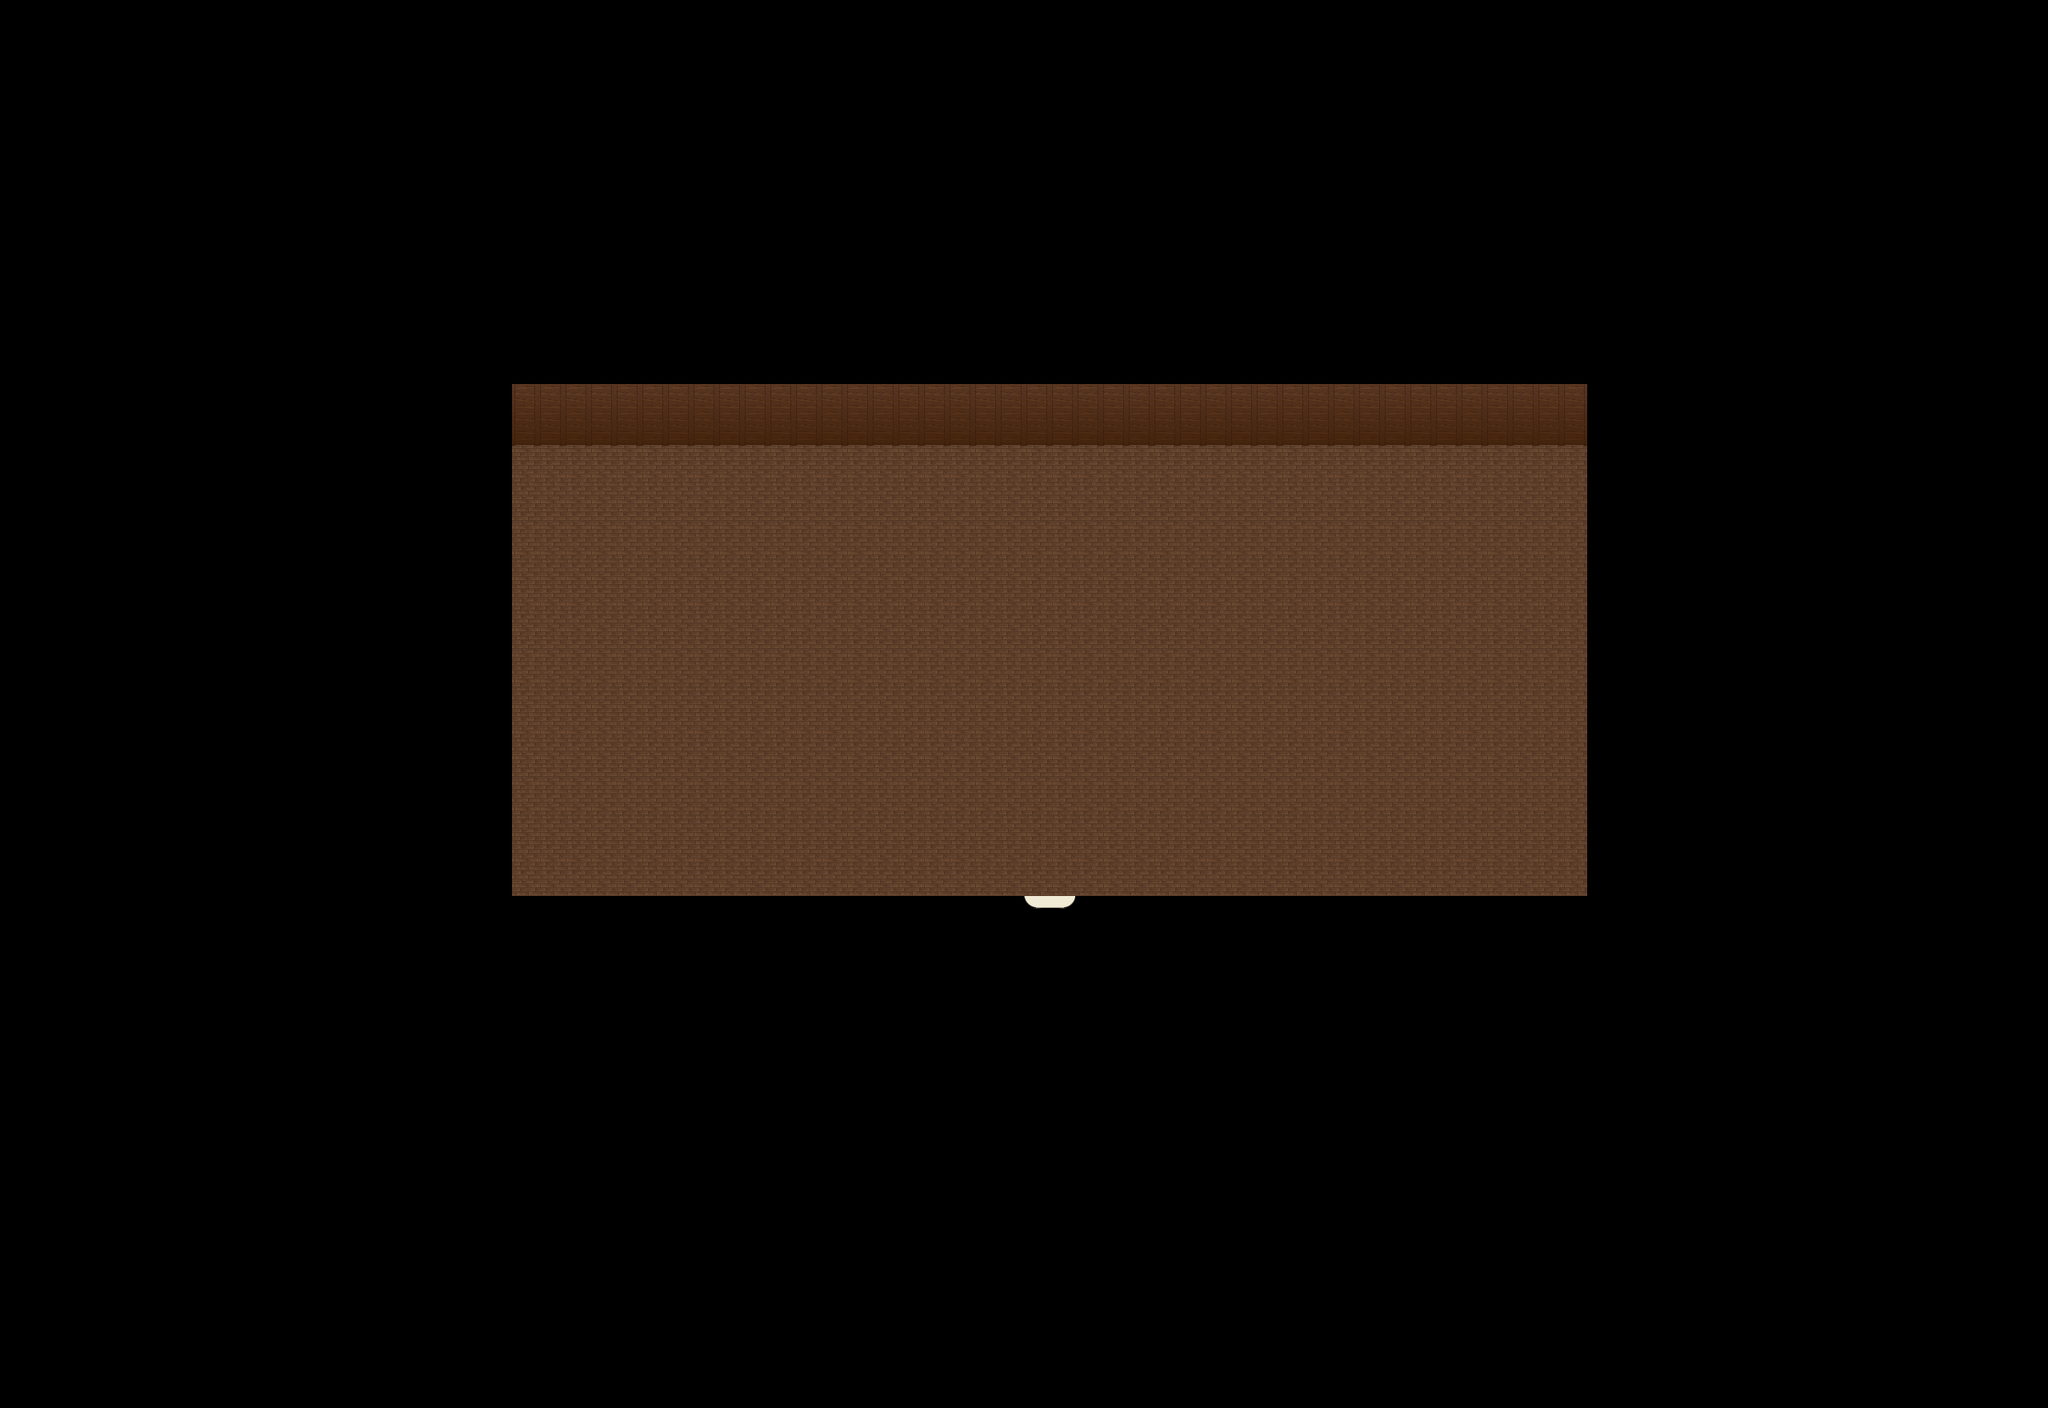

This is a level from a 2D game, rendered from its Tiled map with the project's own tilesets. A one-line summary and the map file follow, with tile-layer data summarised:
An orthogonal 80x55 tile map with 32x32 px tiles, 2 tile layers (Ground, Ground), 4 hidden layers not drawn, 7 tilesets and 2 objects (SCRIPT, WARP).

<map version="1.0" orientation="orthogonal" width="80" height="55" tilewidth="32" tileheight="32">
 <properties>
  <property name="music" value="darkness.ogg" />
 </properties>
 <tileset firstgid="1" name="collision1_32_32" tilewidth="32" tileheight="32">
  <image source="../graphics/tiles/collision1_32_32.png" width="1024" height="1024" />
 </tileset>
 <tileset firstgid="1025" name="indoor3_32_32" tilewidth="32" tileheight="32">
  <image source="../graphics/tiles/indoor3_32_32.png" width="1024" height="1024" />
 </tileset>
 <tileset firstgid="2049" name="indoor2_32_32" tilewidth="32" tileheight="32">
  <image source="../graphics/tiles/indoor2_32_32.png" width="1024" height="1024" />
 </tileset>
 <tileset firstgid="3073" name="indoor1_32_64" tilewidth="32" tileheight="64">
  <image source="../graphics/tiles/indoor1_32_64.png" width="1024" height="1024" />
 </tileset>
 <tileset firstgid="3585" name="indoor1_32_96" tilewidth="32" tileheight="96">
  <image source="../graphics/tiles/indoor1_32_96.png" width="1024" height="960" />
 </tileset>
 <tileset firstgid="3905" name="indoor2_32_64" tilewidth="32" tileheight="64">
  <image source="../graphics/tiles/indoor2_32_64.png" width="1024" height="1024" />
 </tileset>
 <tileset firstgid="4417" name="indoor2_32_96" tilewidth="32" tileheight="96">
  <image source="../graphics/tiles/indoor2_32_96.png" width="1024" height="960" />
 </tileset>
 <layer name="Ground" width="80" height="55">
  <data>[4400 cells, 4400 non-empty, 4 distinct tile ids]</data>
 </layer>
 <layer name="Ground" width="80" height="55">
  <data>[4400 cells, 126 non-empty, 3 distinct tile ids]</data>
 </layer>
 <layer name="Ground" width="80" height="55" visible="0">
  <data>[4400 cells, 254 non-empty, 14 distinct tile ids]</data>
 </layer>
 <layer name="Fringe" width="80" height="55" visible="0">
  <data>[4400 cells, 92 non-empty, 14 distinct tile ids]</data>
 </layer>
 <layer name="Over" width="80" height="55" visible="0">
  <data>[4400 cells, 0 non-empty, 0 distinct tile ids]</data>
 </layer>
 <layer name="Collision" width="80" height="55" visible="0">
  <data>[4400 cells, 3922 non-empty, 1 distinct tile ids]</data>
 </layer>
 <objectgroup name="Object" width="80" height="55">
  <object name="External Map Events" type="SCRIPT" x="0" y="0">
   <properties>
    <property name="FILENAME" value="scripts/maps/iw-desert-cruel-truths-of-life-house-o00-o00-o00.lua" />
   </properties>
  </object>
  <object name="Warp to Desert" type="WARP" x="1277" y="1115" width="69" height="40">
   <properties>
    <property name="DEST_MAP" value="ow-n0001-n0004-o0000" />
    <property name="DEST_X" value="3712" />
    <property name="DEST_Y" value="2112" />
   </properties>
  </object>
 </objectgroup>
</map>
